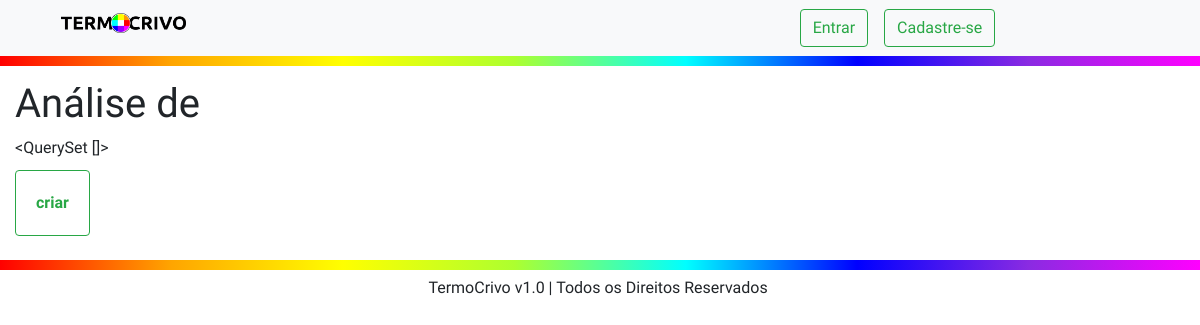
The page /contaCores/analise/ on the database as committed earlier.
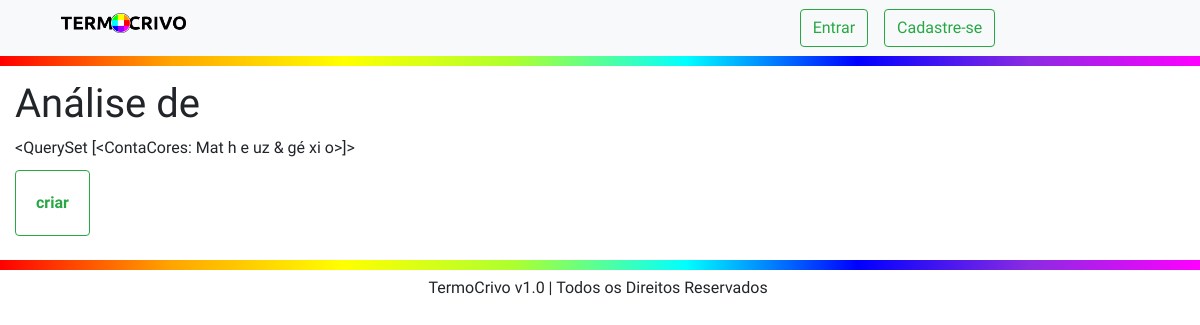
The same page on the database as committed later.
### contaCores/models.py (models this page shows)
class ContaCores(models.Model):
    nome = models.CharField(max_length=100)
    slug = models.CharField(max_length=100)
    texto = models.TextField()
    data = models.DateTimeField()
    foto = models.ImageField(default='default.png', blank=True)
    autor = models.ForeignKey(User, on_delete=models.PROTECT)
    def __str__(self):
        return self.nome

### contaCores/views.py (the view)
def contaCores_trat(request):
    foto = ContaCores.objects.all()
    if request.method == 'POST':
        juliana = CriarContaCores(request.POST, request.FILES)
        if juliana.is_valid():
            return redirect ('foto_lista')
    else:
        juliana = CriarContaCores()
    return render (request, 'contaCores/contaCores_analise.html/', {'juliana' : juliana, 'foto': foto})

### contaCores/forms.py (shortened to what this page needs)
class CriarContaCores(forms.ModelForm):
    class Meta:
        model = ContaCores
        fields = ['nome', 'slug', 'texto', 'data', 'foto']

### contaCores/templates/contaCores/contaCores_analise.html (shortened to what this page needs)
{% extends "base_layout.html" %}
{% load static from staticfiles %}
{% block content %}
    <h1>Análise de {{contaCor.Nome}}</h1>
    <form class="site-form" action="{% url 'contaCores:criar' %}" method="post" enctype="multipart/form-data">
        {{foto}}
        <input class="btn btn-outline-success" type="submit" value="criar">
    </form>
{% endblock %}

Rows that differ between the two databases and show on the page:
added ContaCores: nome "<QuerySet [<ContaCores: Mat h e uz & gé xi o>]>"
Other text that changed with them:
{{ foto }}: "<QuerySet []>" → (not shown)
